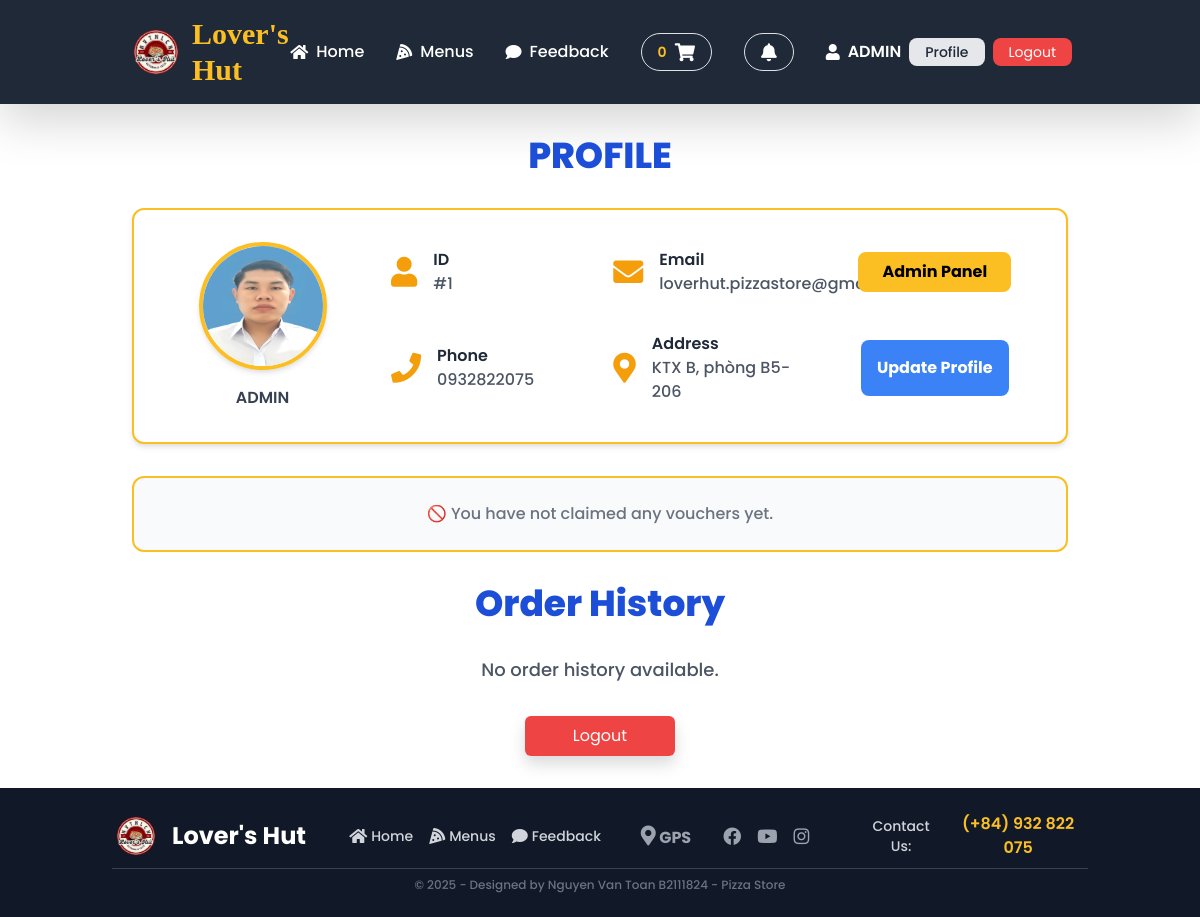
/account (signed in), run on the app's committed database.
### tables this page shows
CREATE TABLE `users` (
  `id` int(11) NOT NULL,
  `name` varchar(100) NOT NULL,
  `email` varchar(100) NOT NULL,
  `password` varchar(255) NOT NULL,
  `phone` varchar(15) DEFAULT NULL,
  `address` text DEFAULT NULL,
  `role` enum('admin','customer') DEFAULT 'customer',
  `created_at` timestamp NOT NULL DEFAULT current_timestamp(),
  `blocked_until` datetime DEFAULT NULL,
  `avatar` varchar(255) DEFAULT NULL
);

### app/controllers/UserController.php (called while the page is built, shortened)
<?php
require_once dirname(__DIR__) . '/models/User.php';
class UserController
{
  private $userModel;
  public function __construct($db)
  {
    $this->userModel = new User($db);
  }
  public function getUserById($userId)
  {
    return $this->userModel->getUserById($userId);
  }
}

### app/models/User.php (called while the page is built, shortened)
<?php
class User
{
    private $conn;
    private $table = 'users';
    public function __construct($db)
    {
        $this->conn = $db;
    }
    public function getUserById($id)
    {
        $query = "SELECT * FROM " . $this->table . " WHERE id = ?";
        $stmt = $this->conn->prepare($query);
        $stmt->execute([$id]);
        return $stmt->fetch(PDO::FETCH_ASSOC);
    }
}

### app/views/pages/account.php (the view, shortened to what this page needs)
<?php
$user_id = $_SESSION['user_id'];
$orders = $orderController->getOrdersByUserId($user_id);
$user = $userController->getUserById($user_id);
$userVouchers = $userController->getUserVouchers($user['id']);
?>
<div class="container mx-auto w-4/5">
  <h2 class="text-4xl font-extrabold my-8 text-center text-blue-700 drop-shadow-lg">PROFILE</h2>
  <div class="grid grid-cols-1 md:grid-cols-4 gap-8 p-8 bg-white shadow-md rounded-xl mx-auto mb-8 border-2 border-yellow-400">
    <div class="flex flex-col items-center md:col-span-1">
      <img src="/images/avatar/<?= $user['avatar'] ?? 'user.png' ?>" alt="User Avatar"
        class="w-32 h-32 rounded-full border-4 border-yellow-400 shadow-md">
      <p class="text-gray-700 font-semibold mt-3"><?= htmlspecialchars($user['name'] ?? 'N/A') ?></p>
    </div>
    <div class="md:col-span-3 grid grid-cols-1 md:grid-cols-3 gap-6">
      <div class="flex items-center space-x-4">
        <i class="fas fa-user text-3xl text-yellow-500"></i>
        <div>
          <p class="font-semibold text-gray-800">ID</p>
          <p class="text-gray-600">#<?= htmlspecialchars($user['id'] ?? 'N/A') ?></p>
        </div>
      </div>
      <div class="flex items-center space-x-4">
        <i class="fas fa-envelope text-3xl text-yellow-500"></i>
        <div>
          <p class="font-semibold text-gray-800">Email</p>
          <p class="text-gray-600"><?= htmlspecialchars($user['email'] ?? 'N/A') ?></p>
        </div>
      </div>
      <div class="flex justify-center items-center space-x-4 col-span-1">
        <?php if ($user['role'] === 'admin'): ?>
          <form method="POST" action="/account">
            <button type="submit" name="admin_panel"
              class="bg-yellow-400 hover:bg-yellow-500 text-black font-bold py-2 px-6 rounded-lg transition duration-200">
              Admin Panel
            </button>
          </form>
        <?php else: ?>
          <button class="bg-yellow-400 hover:bg-yellow-500 text-black font-bold p-3 rounded-lg transition duration-200">
            Customer
          </button>
        <?php endif; ?>
      </div>
      <div class="flex items-center space-x-4">
        <i class="fas fa-phone text-3xl text-yellow-500"></i>
        <div>
          <p class="font-semibold text-gray-800">Phone</p>
          <p class="text-gray-600"><?= htmlspecialchars($user['phone'] ?? 'N/A') ?></p>
        </div>
      </div>
      <div class="flex items-center space-x-4">
        <i class="fas fa-map-marker-alt text-3xl text-yellow-500"></i>
        <div>
          <p class="font-semibold text-gray-800">Address</p>
          <p class="text-gray-600"><?= htmlspecialchars($user['address'] ?? 'N/A') ?></p>
        </div>
      </div>
      <div class="flex justify-center items-center space-x-4 col-span-1">
        <button onclick="toggleForm()"
          class="bg-blue-500 hover:bg-blue-600 text-white font-bold p-3 rounded-lg transition duration-200">
          Update Profile
        </button>
      </div>
    </div>
  </div>
  <section class="bg-gray-50 p-6 rounded-xl drop-shadow-lg border-2 border-yellow-400">
    <div class="space-y-4">
      <?php if (empty($userVouchers)): ?>
        <p class="text-gray-500 text-center">🚫 You have not claimed any vouchers yet.</p>
      <?php endif; ?>
    </div>
  </section>
  <h3 class="text-4xl font-extrabold my-8 text-center text-blue-700 drop-shadow-lg">Order History</h3>
  <?php if (empty($orders)): ?>
    <p class="text-center text-gray-600 text-lg">No order history available.</p>
  <?php endif; ?>
  <form method="POST" class="flex justify-center mb-8 mt-8" onsubmit="return confirm('Are you sure want to logout?');">
    <button type="submit" name="logout" title="Logout"
      class="bg-red-500 text-white px-5 py-2 rounded-md hover:bg-red-600 transition duration-200 shadow">
      Logout</button>
  </form>
</div>

### app/views/includes/header.php (style rules this page uses)
body { background-size: cover; font-family: 'Poppins', sans-serif; }

### data on the page
users: avatar (picture), name "ADMIN", id "1", email "loverhut.pizzastore@gmail.com", phone "0932822075", address "KTX B, phòng B5-206"

### other printed values
$cartItemCount "0"
$_SESSION['user_name'] "ADMIN"
$data['label'] "Home"
$data['label'] "Menus"
$data['label'] "Feedback"
